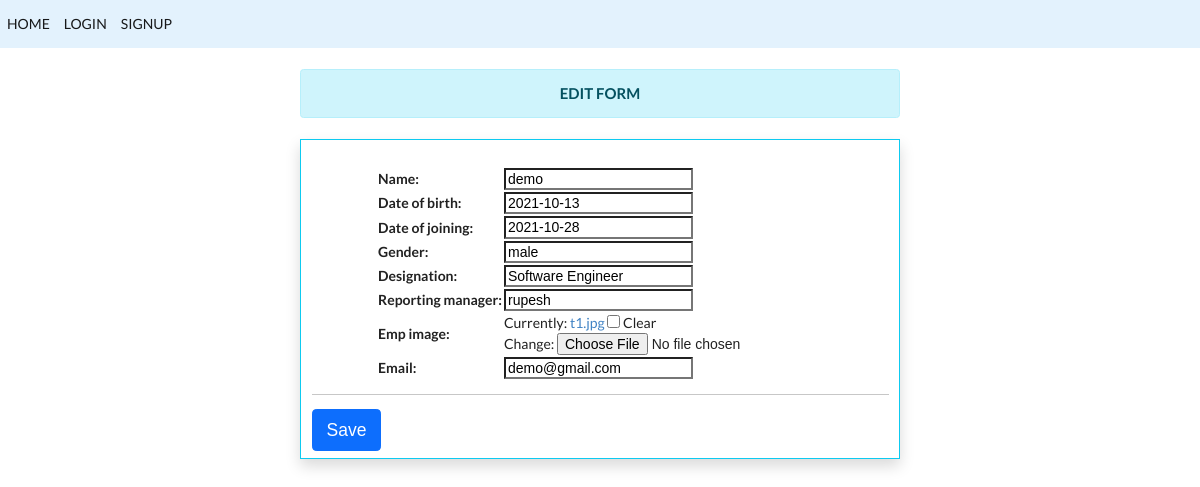
Screenshot of /empedit/56/ with the database file from the repository.
### app1/models.py (models this page shows)
class Employee(models.Model):
	name=models.CharField(max_length=30)
	date_of_birth=models.CharField(max_length=50)
	date_of_joining=models.CharField(max_length=50)
	gender=models.CharField(default=None,max_length=50)
	designation=models.CharField(max_length=50)
	reporting_manager=models.CharField(max_length=50)
	emp_image=models.ImageField(upload_to='static/app1/images',default='',blank=True)
	password=models.CharField(max_length=500)
	email=models.CharField(max_length=100,unique=True)

### app1/views.py (the view)
# urls.py: path('empedit/<int:pk>/',(empedit.as_view())),
class empedit(UpdateView):
    model=Employee
    template_name='empedit.html'
    fields=['name','date_of_birth','date_of_joining','gender','designation','reporting_manager','emp_image','email']
    success_url='/emplist/'

### app1/templates/empedit.html (shortened to what this page needs)
{% extends 'base.html' %}
{% block content %}
<div class='alert alert-info display-7 font-weight-bold text-uppercase mt-0 col-6  text-center mx-auto mt-4'>
    <h4>Edit Form</h4>
</div>
<div class='container container-body col-6 shadow mt-4  ml-1 border border-info mb-4 pt-2 pb-2 mx-auto'>
    <form method="POST" enctype='multipart/form-data'>
        <table cellpading="10" cellspacing="10" class="mx-auto">
            {{form.as_table}}
            <br>
        </table>
        <tr>
                <td><hr><input class='btn btn-primary btn-lg ' type="submit" value="Save"></td>
            </tr>
    </form>
</div>
{% endblock %}

### rows the page displays
Employee: name "demo", date_of_birth "2021-10-13", date_of_joining "2021-10-28", gender "male", designation "Software Engineer", reporting_manager "rupesh", email "demo@gmail.com"
